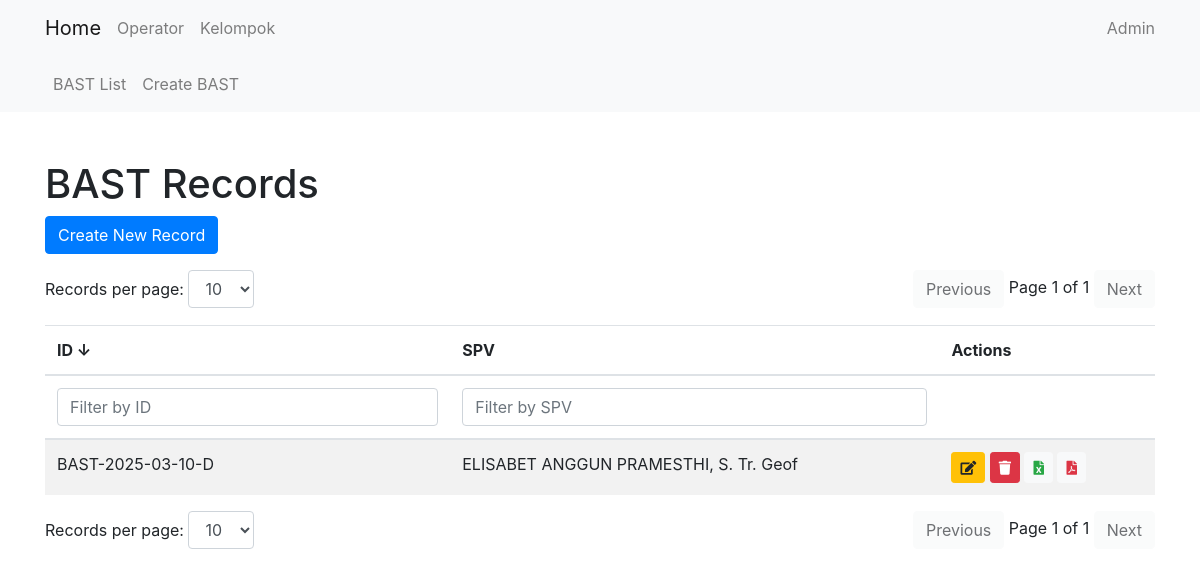
Page /bast/ on the earlier database version.
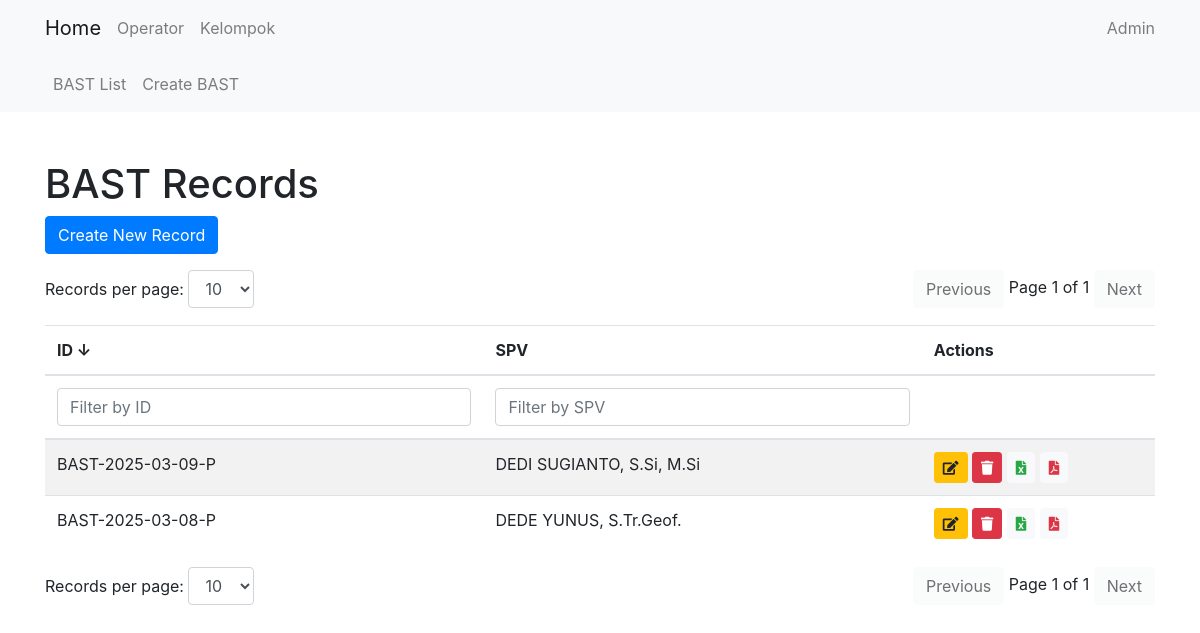
Same page on the later database version.
### bast/models.py (models this page shows, shortened)
class BastRecordModel(models.Model):
    date = models.DateField(default=get_default_date)
    bast_id = models.CharField(max_length=17, default='0')
    waktu_pelaksanaan = models.CharField(choices=WAKTU_PELAKSANAAN, max_length=20, default='08:30 - 14:00 WIB', blank=True, null=True)
    shift = models.CharField(max_length=15, choices=SHIFT, default='Pagi')
    kelompok = models.CharField(max_length=1, choices=KELOMPOK, default='1')
    kel_berikut = models.CharField(max_length=1, choices=KELOMPOK, default='1')
    events = models.TextField(default='0')
    spv = models.ForeignKey(Operator, on_delete=models.CASCADE)
    NIP = models.CharField(max_length=18, default='0', blank=True)
    event_indonesia = models.IntegerField(default=0)
    event_luar = models.IntegerField(default=0)
    event_dirasakan = models.IntegerField(default=0)
    event_dikirim = models.IntegerField(default=0)
    member = models.TextField(max_length=1000, default='')
    count_gaps = models.IntegerField(default=0)
    count_spikes = models.IntegerField(default=0)
    count_blanks = models.IntegerField(default=0)
    waktu_cs = models.CharField(max_length=20, default='00:00 WIB', blank=True, null=True)
    pulsa_poco = models.IntegerField(default=0)
    poco_exp = models.DateField(default=get_default_date)
    samsung_exp = models.DateField(default=get_default_date)
    notes = models.TextField(max_length=1000, default='', blank=True, null=True)

### core/models.py (models this page shows, shortened)
class Operator(models.Model):
    name = models.CharField(max_length=100)
    NIP = models.CharField(max_length=18)
    nickname = models.CharField(max_length=100, default='')

### bast/views.py (the view)
# urls.py: path('', views.BastRecordListView.as_view(), name='bastrecord_list'),
class BastRecordListView(ListView):
    model = BastRecordModel
    template_name = 'bast/bastrecord_list.html'
    context_object_name = 'bastrecords'

### bast/templates/bast/bastrecord_list.html (shortened to what this page needs)
{% extends 'core/base.html' %}
{% block content %}
<h1 class="mt-5">BAST Records</h1>
<a href="{% url 'bast:bastrecord_create' %}" class="btn btn-primary mb-3">Create New Record</a>
<div class="d-flex justify-content-between mb-3">
    <div>
        <label for="recordsPerPageTop">Records per page:</label>
        <select id="recordsPerPageTop" class="form-control d-inline-block w-auto">
            <option value="10" selected>10</option>
        </select>
    </div>
    <div>
        <button id="prevPageTop" class="btn btn-light">Previous</button>
        <span id="pageInfoTop"></span>
        <button id="nextPageTop" class="btn btn-light">Next</button>
    </div>
</div>
<div class="table-responsive">
    <table class="table table-striped" id="bastRecordTable">
        <thead>
            <tr>
                <th onclick="sortTable(0)" style="cursor: pointer;">ID <span id="idSortArrow">↓</span></th>
                <th onclick="sortTable(1)" style="cursor: pointer;">SPV </th>
                <th>Actions</th>
            </tr>
            <tr>
                <th><input type="text" id="idFilter" onkeyup="filterTable(0)" placeholder="Filter by ID" class="form-control"></th>
                <th><input type="text" id="spvFilter" onkeyup="filterTable(1)" placeholder="Filter by SPV" class="form-control"></th>
                <th></th>
            </tr>
        </thead>
        <tbody id="bastRecordTableBody">
            {% for record in bastrecords|dictsortreversed:"bast_id" %}
            <tr>
                <td>{{ record.bast_id }}</td>
                <td>{{ record.spv.name }}</td>
                <td>
                    <a href="{% url 'bast:bastrecord_update' record.pk %}" class="btn btn-sm btn-warning" data-toggle="tooltip" title="Edit">
                        <i class="fas fa-edit"></i>
                    </a>
                    <form action="{% url 'bast:bastrecord_delete_direct' record.pk %}" method="post" style="display:inline;">
                        <button type="button" class="btn btn-sm btn-danger delete-button" data-toggle="tooltip" title="Delete">
                            <i class="fas fa-trash"></i>
                        </button>
                    </form>
                    <a href="{% url 'bast:export_to_excel' record.pk %}" class="btn btn-sm btn-light text-success" data-toggle="tooltip" title="Export to Excel">
                        <i class="fas fa-file-excel"></i>
                    </a>
                    <a href="{% url 'bast:export_to_pdf' record.pk %}" class="btn btn-sm btn-light text-danger" data-toggle="tooltip" title="Export to PDF">
                        <i class="fas fa-file-pdf"></i>
                    </a>
                </td>
            </tr>
            {% endfor %}
        </tbody>
    </table>
</div>
<div class="d-flex justify-content-between">
    <div>
        <label for="recordsPerPage">Records per page:</label>
        <select id="recordsPerPage" class="form-control d-inline-block w-auto">
            <option value="10" selected>10</option>
        </select>
    </div>
    <div>
        <button id="prevPage" class="btn btn-light">Previous</button>
        <span id="pageInfo"></span>
        <button id="nextPage" class="btn btn-light">Next</button>
    </div>
</div>
{% endblock %}

### core/templates/core/base.html (shortened to what this page needs)
<!DOCTYPE html>
<html lang="en">
<head>
    <link href="https://stackpath.bootstrapcdn.com/bootstrap/4.5.2/css/bootstrap.min.css" rel="stylesheet">
    <link href="https://cdnjs.cloudflare.com/ajax/libs/font-awesome/5.15.4/css/all.min.css" rel="stylesheet">
</head>
<body>
    <nav class="navbar navbar-light bg-light">
        <div class="container">
            <a class="navbar-brand" href="{% url 'home' %}">Home</a>
            <ul class="navbar-nav">
                <li class="nav-item">
                    <a class="nav-link" href="{% url 'core:operator_list' %}">Operator</a>
                </li>
            </ul>
            <ul class="navbar-nav">
                <li class="nav-item ml-3">
                    <a class="nav-link" href="{% url 'core:kelompok_list' %}">Kelompok</a>
                </li>
            </ul>
            <ul class="navbar-nav ml-auto">
                <li class="nav-item">
                    <a class="nav-link" href="{% url 'admin:index' %}">Admin</a>
                </li>
            </ul>
        </div>
    </nav>
    {% if 'bast' in request.resolver_match.namespace %}
    <nav class="navbar navbar-expand-lg navbar-light bg-light">
        <div class="container">
            <div class="collapse navbar-collapse" id="navbarNav">
                <ul class="navbar-nav">
                    <li class="nav-item">
                        <a class="nav-link" href="{% url 'bast:bastrecord_list' %}">BAST List</a>
                    </li>
                    <li class="nav-item">
                        <a class="nav-link" href="{% url 'bast:bastrecord_create' %}">Create BAST</a>
                    </li>
                </ul>
            </div>
        </div>
    </nav>
    {% endif %}
    <div class="container">
        {% block content %}{% endblock %}
    </div>
</body>
</html>

Differences in the rows shown:
removed BastRecordModel: bast_id "BAST-2025-03-10-D", spv.name "ELISABET ANGGUN PRAMESTHI, S. Tr. Geof"
added BastRecordModel: bast_id "BAST-2025-03-09-P", spv.name "DEDI SUGIANTO, S.Si, M.Si"
added BastRecordModel: bast_id "BAST-2025-03-08-P", spv.name "DEDE YUNUS, S.Tr.Geof."
